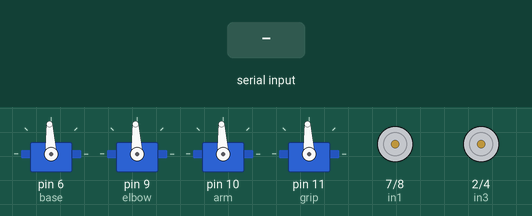
Bench run of a sketch on a simulated Arduino Uno, built with avr-gcc and run on an emulated ATmega328P. Parts: 4 × servo, motor-driver pin pairs drawn as motors (green arrow = first pin HIGH = forward, orange = second pin HIGH = backward, longer = more drive, scaled by the enable pin). Inputs (shaded band) come from the test bench. What the sketch prints to the serial monitor is not drawn.

Above: at 1.2 s.
1.3 s: "F" received over Serial
At 2.5 s:
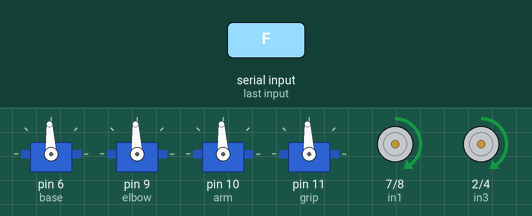
2.8 s: byte 74 ('J') received over Serial
At 4.0 s:
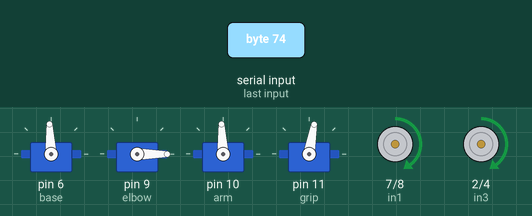
4.3 s: byte 89 ('Y') received over Serial
At 5.4 s:
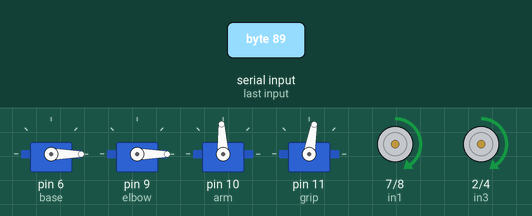
5.8 s: "B" received over Serial
At 6.9 s:
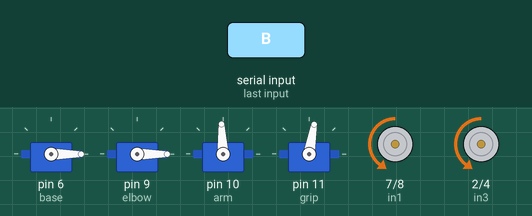
7.3 s: "L" received over Serial
At 8.2 s:
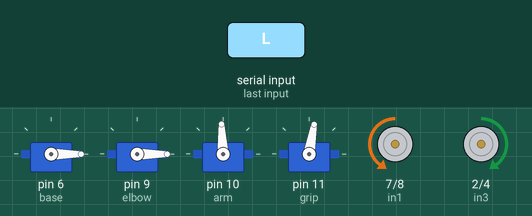
8.8 s: "R" received over Serial
At 9.3 s:
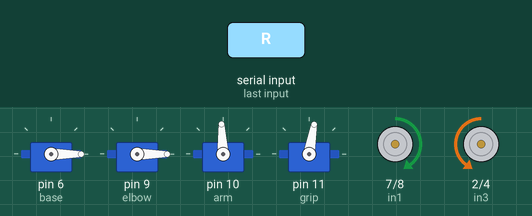
Timing chart, 0 to 11.3 s (numbered marks = the images above; inputs shaded):
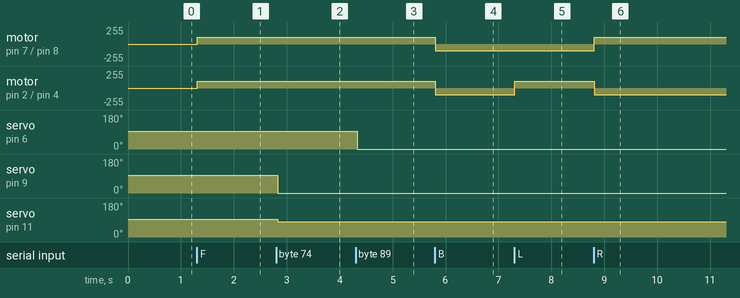

The sketch:

botFinal.ino.ino
```cpp
#include<Servo.h>
Servo base;
Servo elbow;
Servo arm;
Servo grip;
char vale;
#define en1 3
#define in1 7
#define in2 8
#define in3 2
#define in4 4
#define en2 5
void setup() {
  // put your setup code here, to run once:
  base.attach(6);
  elbow.attach(9);
  arm.attach(10);
  grip.attach(11);
  base.writeMicroseconds(1500);
  elbow.writeMicroseconds(1500);
  arm.writeMicroseconds(1500);
  grip.writeMicroseconds(1500);
  Serial.begin(9600);
    pinMode(en1,OUTPUT);
    pinMode(in1,OUTPUT);
    pinMode(in2,OUTPUT);
  //  digitalWrite(en1,LOW);
    pinMode(in3,OUTPUT);
    pinMode(in4,OUTPUT);
    pinMode(en2,OUTPUT);
  //  digitalWrite(en2,LOW);
}

void loop() {
  // put your main code here, to run repeatedly:
  int armangle;
int baseangle;
int elbowangle;
int gripangle;
  if(Serial.available()>0)
  {
    vale = Serial.read();
    Serial.println(vale);
  }
//  else
//  {
//    digitalWrite(en2,LOW);
//    digitalWrite(en1,LOW);
//  }
    if(vale=='F')
    {
      analogWrite(en1,100);
      analogWrite(en2,100);

      digitalWrite(in1,HIGH);
      digitalWrite(in2,LOW);
      digitalWrite(in3,HIGH);
      digitalWrite(in4,LOW);
    }
    else if (vale=='B')
    {
      analogWrite(en1,100);
      analogWrite(en2,100);
      digitalWrite(in1,LOW);
      digitalWrite(in2,HIGH);
      digitalWrite(in3,LOW);
      digitalWrite(in4,HIGH);
    }
    else if (vale=='L')
    {
      analogWrite(en1,100);
      analogWrite(en2,100);
      digitalWrite(in1,LOW);
      digitalWrite(in2,HIGH);
      digitalWrite(in3,HIGH);
      digitalWrite(in4,LOW);
    }
    else if (vale=='R')
    {
      analogWrite(en1,100);
      analogWrite(en2,100);
      digitalWrite(in1,HIGH);
      digitalWrite(in2,LOW);
      digitalWrite(in3,LOW);
      digitalWrite(in4,HIGH);
    }
    else if (vale=='S')
    {
      digitalWrite(en2,LOW);
      digitalWrite(en1,LOW);
    }
    else if(vale=='W')
  {
    armangle = armangle+1;
    delay(20);
    arm.write(armangle);
    if(armangle>200)
    {
      arm.write(200);
      armangle = 200;
    }
  }
  else if(vale=='X')
  {
    armangle = armangle-1;
    delay(20);
    arm.write(armangle);
    if(armangle<0)
    {
      arm.write(0);
      armangle = 0;
    }
  }
   else if(vale=='G')
    {
      elbowangle = elbowangle+1;
      delay(20);
      elbow.write(elbowangle);
      if(elbowangle>180)
      {
        elbow.write(180);
        elbowangle = 180;
      }
    }
    else if(vale=='I')
    {
      elbowangle = elbowangle-1;
      delay(20);
      elbow.write(elbowangle);
      if(elbowangle<10)
      {
        elbow.write(10);
        elbowangle = 10;
      }
    }
    else if(vale=='H')
    {
      gripangle = gripangle+1;
      delay(20);
      grip.write(gripangle);
      if(gripangle>170)
      {
        grip.write(170);
        gripangle = 170;
      }
    }
    else if(vale=='J')
    {
      gripangle = gripangle-1;
      delay(20);
      elbow.write(gripangle);
      if(gripangle<0)
      {
        grip.write(80);
        gripangle = 80;
      }
    }
   else if(vale=='Y')
    {
      baseangle = baseangle-1;
      delay(15);
      base.write(baseangle);
      if(baseangle<0)
      {
        base.write(0);
        baseangle = 0;
      }
    }
    else if(vale=='Q')
    {
      baseangle = baseangle+1;
      delay(15);
      base.write(baseangle);
      if(baseangle>170)
      {
        base.write(170);
        baseangle = 170;
      }
    }
  Serial.println(armangle);
}
```

Measured:
- after the input at 1.3 s, motor on pin 7 (in1) / pin 8 (in2), motor on pin 2 (in3) / pin 4 (in4): stopped → forward 100/255 at once
- after the input at 2.8 s, servo on pin 9 (elbow): 93° → 0° at once; servo on pin 11 (grip): 93° → 80° at once
- after the input at 4.3 s, servo on pin 6 (base): 93° → 0° at once
- after the input at 5.8 s, motor on pin 7 (in1) / pin 8 (in2), motor on pin 2 (in3) / pin 4 (in4): forward 100/255 → backward 100/255 at once
- after the input at 7.3 s, motor on pin 2 (in3) / pin 4 (in4): backward 100/255 → forward 100/255 at once
- after the input at 8.8 s, motor on pin 7 (in1) / pin 8 (in2): backward 100/255 → forward 100/255 at once; motor on pin 2 (in3) / pin 4 (in4): forward 100/255 → backward 100/255 at once
